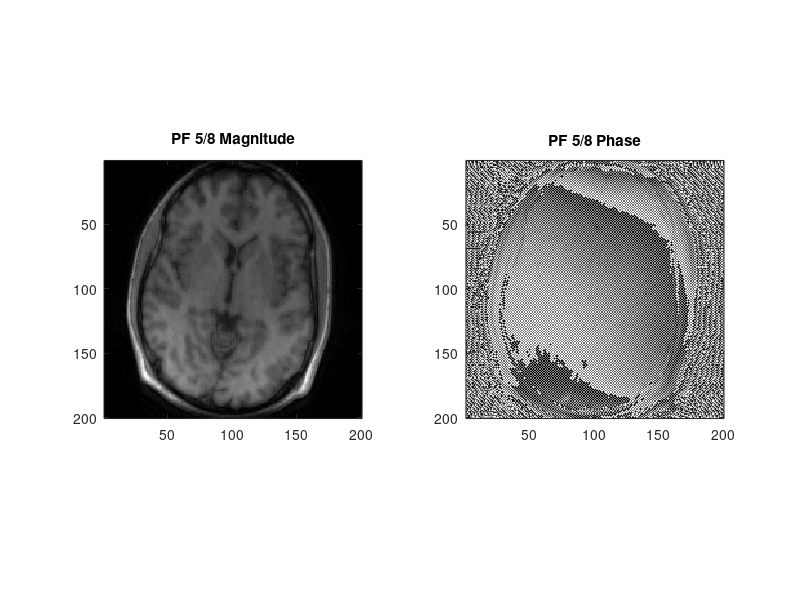
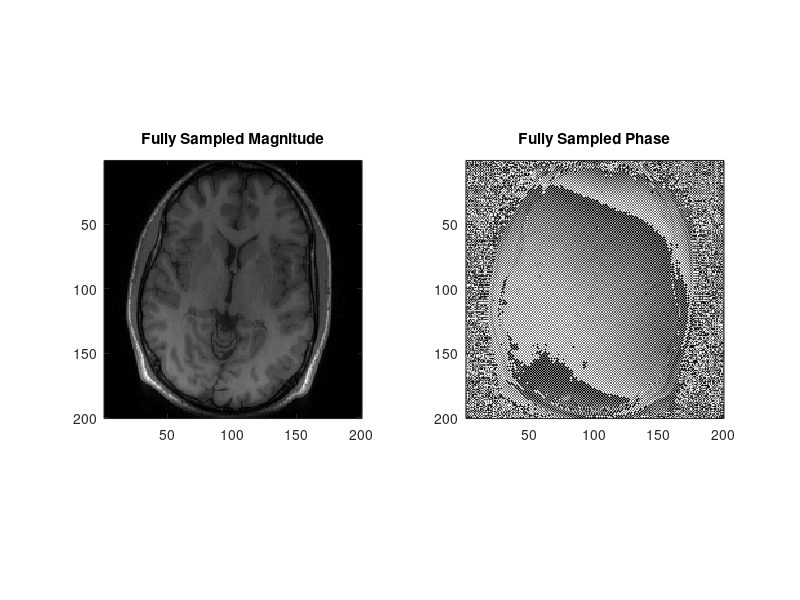
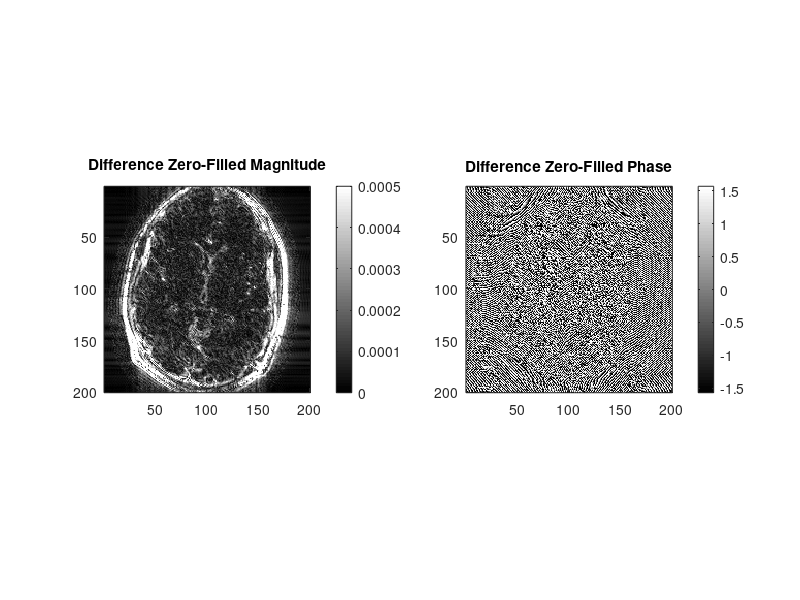
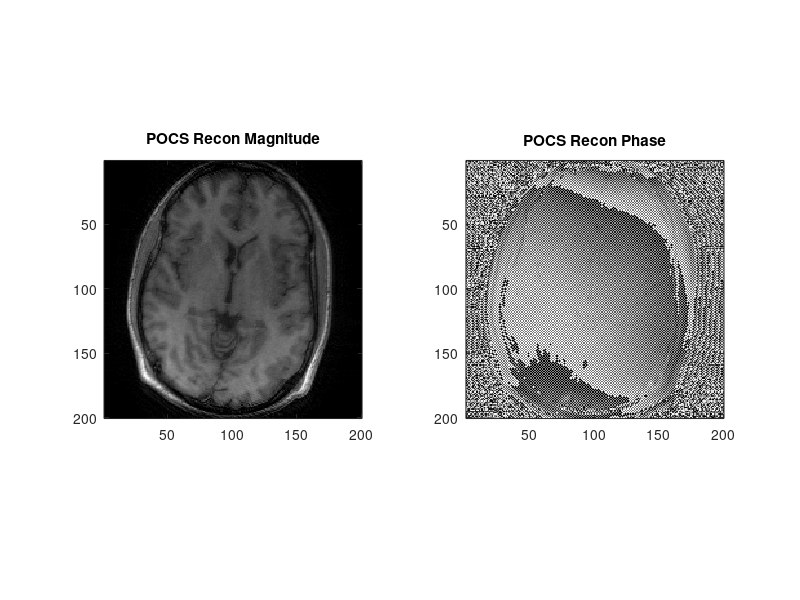

Here is the MATLAB script that generated these plots, in order: (Note: this script raises an error after producing the figures.)
function hw_3()
close all;
q_1()
q_2()
end

%% Question 1 code
function q_1()
load('Data_Assignment3_Problem1.mat')

%%% Question 1a
% partial fourier undersampling
pffact = 5 / 8;
origSize = size(kspaceData_SingleCoil, 1);
numLines = origSize * pffact;
pf5_8 = zeros(origSize);
pf5_8(1:numLines, 1:numLines) = kspaceData_SingleCoil(1:numLines, 1:numLines);

% display partial fourier image
PFimg = ifftshift(ifft2(pf5_8));
figure;
subplot(1, 2, 1)
imagesc(abs(PFimg)); axis square; title('PF 5/8 Magnitude'); colormap('gray')
subplot(1, 2, 2)
imagesc(angle(PFimg)); axis square; title('PF 5/8 Phase'); colormap('gray')

% display original image
FSimg = ifftshift(ifft2(kspaceData_SingleCoil));
figure;
subplot(1, 2, 1)
imagesc(abs(FSimg)); axis square; title('Fully Sampled Magnitude'); colormap('gray')
subplot(1, 2, 2)
imagesc(angle(FSimg)); axis square; title('Fully Sampled Phase'); colormap('gray')

% display difference image
diffimg = FSimg - PFimg;
figure;
subplot(1, 2, 1)
imagesc(abs(diffimg)); axis square; title('Difference Zero-Filled Magnitude'); colormap('gray'); caxis([0 0.0005]); colorbar
subplot(1, 2, 2)
imagesc(angle(diffimg)); axis square; title('Difference Zero-Filled Phase'); colormap('gray'); caxis([-pi/2 pi/2]); colorbar

%%% Question 1b
pf5_8recon = POCS(pf5_8, pffact);
PFrecon = ifftshift(ifft2(pf5_8recon));
figure;
subplot(1, 2, 1)
imagesc(abs(PFrecon)); axis square; title('POCS Recon Magnitude'); colormap('gray')
subplot(1, 2, 2)
imagesc(angle(PFrecon)); axis square; title('POCS Recon Phase'); colormap('gray')

% display difference image
diffimg = FSimg - PFrecon;
figure;
subplot(1, 2, 1)
imagesc(abs(diffimg)); axis square; title('Difference POCS Magnitude'); colormap('gray'); caxis([0 0.0005]); colorbar
subplot(1, 2, 2)
imagesc(angle(diffimg)); axis square; title('Difference POCS Phase'); colormap('gray'); caxis([-pi/2 pi/2]); colorbar
end

% function to compute POCS partial fourier recon
function estk = POCS(pfk, pffact)
tol = 1e-6; % tolerance
maxIter = 200; % maximum number of iterations

% get center lines of k-space
imgSize = size(pfk, 1);
numLines = pffact * imgSize;
centLine = floor(imgSize / 2);
kcentLines = (centLine - (numLines - centLine)):numLines;

% estimate phase
phaseEst = zeros(imgSize);
phaseEst(kcentLines, :) = pfk(kcentLines, :);

iter = 0;
kprev = pfk; % current estimated k-space
diffk = ones(imgSize);
while(max(abs(diffk(:))) > tol && iter < maxIter)
    % compute new kspace
    mag = abs(ifftshift(ifft2(kprev)));
    phase = angle(ifftshift(ifft2(phaseEst)));
    estk = fft2(fftshift(mag .* exp(1i * phase)));
    estk(1:numLines, 1:numLines) = pfk(1:numLines, 1:numLines);
    diffk = estk - kprev;

    % update iterators
    iter = iter + 1;
    kprev = estk;
end
end

%% Question 2
function q_2()
load('Data_Assignment3_Problem2.mat')

%%% Question 2a
% coil-combined image
[imgSize, ~, numCoils] = size(kspaceData);
I = zeros(imgSize, imgSize, numCoils);
for k = 1:numCoils
    I(:, :, k) = ifftshift(ifft2(kspaceData(:, :, k)));
end
I = sqrt(sum(I, 3));

figure;
imagesc(abs(I)); axis square; title('Coil Combined Image'); colormap('gray');

%%% Question 2b
R2k = kspaceData;
R2k(1:2:end, :, :) = 0;
IR2 = zeros(imgSize, imgSize, numCoils);
for k = 1:numCoils
    IR2(:, :, k) = ifftshift(ifft2(R2k(:, :, k)));
end
IR2 = sqrt(sum(IR2, 3));

figure;
imagesc(abs(IR2)); axis square; title('Coil Combined Image R=2'); colormap('gray');

%%% Question 2c
IR2_sense = SENSE(R2k, coilmaps, 2);

figure;
imagesc(abs(IR2_sense)); axis square; title('SENSE Recon R=2'); colormap('gray');

% display difference image
diffImg = I - IR2_sense;
figure;
imagesc(abs(diffImg)); axis square; title('Difference SENSE R=2'); colormap('gray');

%%% Question 2d
R4k = kspaceData;
R4k(1:4:end, :, :) = 0;
R4k(2:4:end, :, :) = 0;
R4k(3:4:end, :, :) = 0;
IR4 = zeros(imgSize, imgSize, numCoils);
for k = 1:numCoils
    IR4(:, :, k) = ifftshift(ifft2(R4k(:, :, k)));
end
IR4 = sqrt(sum(IR4, 3));

figure;
imagesc(abs(IR4)); axis square; title('Coil Combined Image R=4'); colormap('gray');

% fix mismatched coilmap indices
IR4_sense = SENSE(R4k, coilmaps, 4);

figure;
imagesc(abs(IR4_sense)); axis square; title('SENSE Recon R=4'); colormap('gray');

% display difference image
diffImg = I - IR4_sense;
figure;
imagesc(abs(diffImg)); axis square; title('Difference SENSE R=4'); colormap('gray');

end

function rho = SENSE(ksp, coilmaps, R)
[imgSize, ~, numCoils] = size(ksp);
FOVR = floor(imgSize / R);
rho = zeros(imgSize);

% get all coil images
imgs = zeros(imgSize, imgSize, numCoils);
for k = 1:numCoils
    imgs(:, :, k) = ifftshift(ifft2(ksp(:, :, k)));
end

for y = 1:FOVR
    yshift = y:FOVR:imgSize;
    for x = 1:imgSize
        I = squeeze(imgs(y, x, :));
        C = transpose(squeeze(coilmaps(yshift, x, :)));
        rho(yshift, x) = C \ I;
    end
end
end
